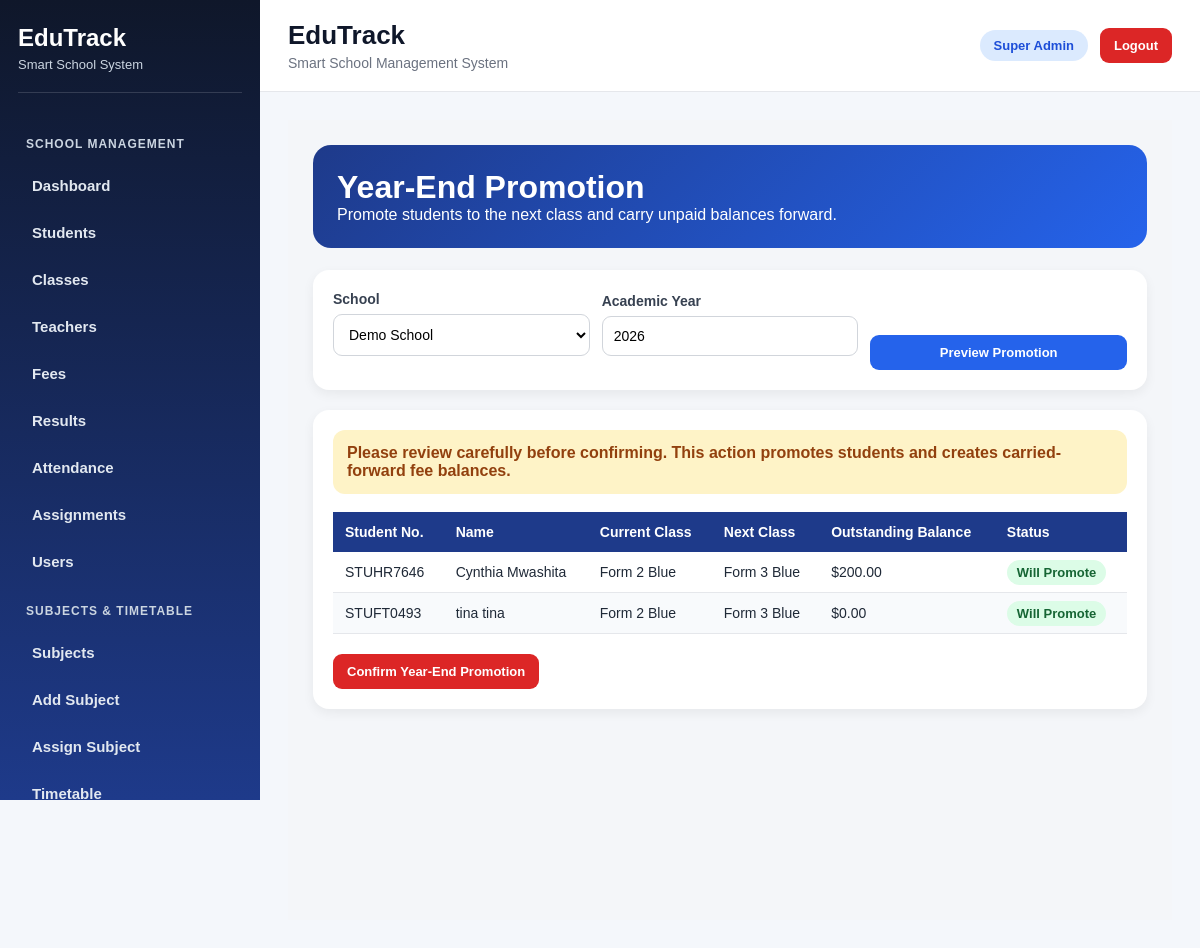
The app's page /year_end_promotion?school_id=1 (signed in) with its own data.
### tables this page shows
CREATE TABLE students (
            id INTEGER PRIMARY KEY AUTOINCREMENT,
            school_id INTEGER,
            student_number TEXT UNIQUE,
            first_name TEXT,
            last_name TEXT,
            birthday TEXT,
            gender TEXT,
            enrollment_date TEXT,
            leaving_year TEXT,
            class_name TEXT,
            boarding_status TEXT,
            home_address TEXT,
            mailing_address TEXT,
            student_phone TEXT,
            medical_info TEXT,
            emergency_contact TEXT,
            guardian1_name TEXT,
            guardian1_relationship TEXT,
            guardian1_phone TEXT,
            guardian1_whatsapp TEXT,
            guardian1_email TEXT,
            guardian2_name TEXT,
            guardian2_relationship TEXT,
            guardian2_phone TEXT,
            guardian2_whatsapp TEXT,
            guardian2_email TEXT,
            current_status TEXT
        );

### app.py (the view)
@app.route("/year_end_promotion", methods=["GET", "POST"])
@login_required
@roles_required("school_admin", "super_admin")
def year_end_promotion():
    school_id = session.get("school_id")
    role = session.get("role")
    schools = []
    selected_school_id = school_id
    if role == "super_admin":
        schools = fetch_all("SELECT * FROM schools ORDER BY school_name")
        selected_school_id = request.args.get("school_id") or request.form.get("school_id")
    academic_year = request.args.get("academic_year") or request.form.get("academic_year") or str(datetime.now().year)
    students = []
    already_done = False
    if selected_school_id:
        existing_batch = fetch_one("""
            SELECT *
            FROM promotion_batches
            WHERE school_id = ? AND academic_year = ?
        """, (selected_school_id, academic_year))
        already_done = existing_batch is not None
        student_rows = fetch_all("""
            SELECT
                s.id,
                s.student_number,
                s.first_name,
                s.last_name,
                s.class_name,
                s.current_status,
                COALESCE(SUM(f.balance), 0) AS outstanding_balance
            FROM students s
            LEFT JOIN fees f ON s.id = f.student_id
            WHERE s.school_id = ?
              AND COALESCE(s.current_status, 'Active') = 'Active'
            GROUP BY s.id, s.student_number, s.first_name, s.last_name, s.class_name, s.current_status
            ORDER BY s.class_name, s.first_name, s.last_name
        """, (selected_school_id,))
        for student in student_rows:
            next_class = get_next_class(student["class_name"])
            students.append({
                "id": student["id"],
                "student_number": student["student_number"],
                "first_name": student["first_name"],
                "last_name": student["last_name"],
                "current_class": student["class_name"],
                "next_class": next_class,
                "outstanding_balance": float(student["outstanding_balance"] or 0),
                "will_graduate": next_class == "Graduated"
            })
    return render_template(
        "year_end_promotion.html",
        schools=schools,
        selected_school_id=selected_school_id,
        academic_year=academic_year,
        students=students,
        already_done=already_done
    )

### app.py (called while the page is built, shortened)
def is_postgres():
    return os.environ.get("DATABASE_URL") is not None

def get_db():
    if is_postgres():
        return psycopg2.connect(
            os.environ.get("DATABASE_URL"),
            cursor_factory=RealDictCursor
        )
    conn = sqlite3.connect(DB_PATH)
    conn.row_factory = sqlite3.Row
    return conn

def convert_query(query: str) -> str:
    if is_postgres():
        return query.replace("?", "%s")
    return query

def fetch_one(query, params=()):
    conn = get_db()
    cursor = conn.cursor()
    cursor.execute(convert_query(query), params)
    row = cursor.fetchone()
    conn.close()
    return row

def fetch_all(query, params=()):
    conn = get_db()
    cursor = conn.cursor()
    cursor.execute(convert_query(query), params)
    rows = cursor.fetchall()
    conn.close()
    return rows

def login_required(f):
    @wraps(f)
    def wrapper(*args, **kwargs):
        if "user_id" not in session:
            flash("Please log in first.", "warning")
            return redirect(url_for("login"))
        school_id = session.get("school_id")
        role = session.get("role")
        return f(*args, **kwargs)
    return wrapper

def roles_required(*allowed_roles):
    def decorator(f):
        @wraps(f)
        def wrapper(*args, **kwargs):
            if "user_id" not in session:
                flash("Please log in first.", "warning")
                return redirect(url_for("login"))
            role = session.get("role")
            return f(*args, **kwargs)
        return wrapper
    return decorator

def get_next_class(class_name):
    promotion_map = {
        "Form 1 Grey": "Form 2 Grey",
        "Form 1 Blue": "Form 2 Blue",
        "Form 2 Grey": "Form 3 Grey",
        "Form 2 Blue": "Form 3 Blue",
        "Form 3 Grey": "Form 4 Grey",
        "Form 3 Blue": "Form 4 Blue",
        "Form 4 Grey": "Form 5",
        "Form 4 Blue": "Form 5",
        "Form 5": "Form 6",
        "Form 6": "Graduated"
    }
    return promotion_map.get(class_name, class_name)

### templates/year_end_promotion.html (shortened to what this page needs)
{% extends "base.html" %}
{% block content %}
<div class="promotion-page">
    <div class="promotion-header">
        <h1>Year-End Promotion</h1>
        <p>Promote students to the next class and carry unpaid balances forward.</p>
    </div>
    <div class="card">
        <form method="GET" action="{{ url_for('year_end_promotion') }}" class="filter-form">
            {% if session.get('role') == 'super_admin' %}
            <div>
                <label>School</label>
                <select name="school_id" required>
                    {% for school in schools %}
                        <option value="{{ school.id }}"
                            {% if selected_school_id|string == school.id|string %}selected{% endif %}>
                            {{ school.school_name }}
                        </option>
                    {% endfor %}
                </select>
            </div>
            {% endif %}
            <div>
                <label>Academic Year</label>
                <input type="text" name="academic_year" value="{{ academic_year }}" required>
            </div>
            <button type="submit" class="btn btn-primary">Preview Promotion</button>
        </form>
    </div>
    {% if students %}
    <div class="card">
        <div class="warning-box">
            Please review carefully before confirming. This action promotes students and creates carried-forward fee balances.
        </div>
        <table class="table">
            <thead>
                <tr>
                    <th>Student No.</th>
                    <th>Name</th>
                    <th>Current Class</th>
                    <th>Next Class</th>
                    <th>Outstanding Balance</th>
                    <th>Status</th>
                </tr>
            </thead>
            <tbody>
                {% for student in students %}
                <tr>
                    <td>{{ student.student_number or '-' }}</td>
                    <td>{{ student.first_name }} {{ student.last_name }}</td>
                    <td>{{ student.current_class }}</td>
                    <td>{{ student.next_class }}</td>
                    <td>${{ "%.2f"|format(student.outstanding_balance or 0) }}</td>
                    <td>
                        {% if student.will_graduate %}
                            <span class="badge badge-red">Will Graduate</span>
                        {% else %}
                            <span class="badge badge-green">Will Promote</span>
                        {% endif %}
                    </td>
                </tr>
                {% endfor %}
            </tbody>
        </table>
        {% if not already_done %}
        <form method="POST"
              action="{{ url_for('run_year_end_promotion') }}"
              onsubmit="return confirm('Are you sure? This will promote students and carry balances forward.');"
              style="margin-top:20px;">
            <button type="submit" class="btn btn-danger">
                Confirm Year-End Promotion
            </button>
        </form>
        {% endif %}
    </div>
    {% else %}
        <div class="card">
            No students found for promotion preview.
        </div>
    {% endif %}
</div>
{% endblock %}

### templates/base.html (shortened to what this page needs)
<!DOCTYPE html>
<html lang="en">
<head>
    <link rel="stylesheet" href="{{ url_for('static', filename='style.css') }}">
</head>
<body>
<div class="main-layout">
    {% if session.get('user_id') %}
    <aside class="sidebar">
        <div class="sidebar-brand">
            <h2>EduTrack</h2>
            <p>Smart School System</p>
        </div>
        <nav class="sidebar-menu">
            {% set role = session.get('role') %}
            {% if role in ['super_admin', 'school_admin', 'director', 'admin'] %}
                <div class="menu-section-title">School Management</div>
                <a href="{{ url_for('dashboard') }}" class="nav-link">Dashboard</a>
                <a href="{{ url_for('students') }}" class="nav-link">Students</a>
                <a href="{{ url_for('classes') }}" class="nav-link">Classes</a>
                <a href="{{ url_for('teachers') }}" class="nav-link">Teachers</a>
                <a href="{{ url_for('fees') }}" class="nav-link">Fees</a>
                <a href="{{ url_for('results') }}" class="nav-link">Results</a>
                <a href="{{ url_for('attendance') }}" class="nav-link">Attendance</a>
                <a href="{{ url_for('assignments') }}" class="nav-link">Assignments</a>
                <a href="{{ url_for('users') }}" class="nav-link">Users</a>
                <div class="menu-section-title">Subjects & Timetable</div>
                <a href="{{ url_for('subjects') }}" class="nav-link">Subjects</a>
                <a href="{{ url_for('add_subject') }}" class="nav-link">Add Subject</a>
                <a href="{{ url_for('assign_teacher') }}" class="nav-link">Assign Subject</a>
                <a href="{{ url_for('timetable') }}" class="nav-link">Timetable</a>
            {% endif %}
        </nav>
    </aside>
    {% endif %}
    <div class="content-area">
        {% if session.get('user_id') %}
        <header class="topbar">
            <div>
                <h1 class="topbar-title">EduTrack</h1>
                <p class="topbar-subtitle">Smart School Management System</p>
            </div>
            <div class="topbar-actions">
                <span class="role-badge">
                    {{ session.get('role', 'user')|replace('_', ' ')|title }}
                </span>
                <a href="{{ url_for('logout') }}" class="btn btn-danger">Logout</a>
            </div>
        </header>
        {% endif %}
        <main class="page-content">
            {% block content %}{% endblock %}
        </main>
    </div>
</div>
</body>
</html>

### static/style.css (style rules this page uses)
* { margin: 0; padding: 0; box-sizing: border-box; }
body { font-family: Arial, sans-serif; background: #f4f7fb; color: #1f2937; }
a { text-decoration: none; }
.main-layout { display: flex; min-height: 100vh; }
.sidebar { width: 260px; background: linear-gradient(180deg, #0f172a, #1e3a8a); color: white; padding: 24px 18px; position: sticky; top: 0; height: 100vh; overflow-y: auto; overflow-x: hidden; scrollbar-width: thin; }
.sidebar-brand { margin-bottom: 30px; padding-bottom: 20px; border-bottom: 1px solid rgba(255,255,255,0.15); }
.sidebar-brand h2 { font-size: 24px; margin-bottom: 5px; }
.sidebar-brand p { font-size: 13px; color: #cbd5e1; }
.sidebar-menu { display: flex; flex-direction: column; gap: 10px; padding-bottom: 30px; }
.nav-link { display: block; padding: 10px 14px; border-radius: 10px; color: #e2e8f0; font-weight: 600; transition: 0.2s ease; font-size: 15px; }
.content-area { flex: 1; display: flex; flex-direction: column; }
.topbar { background: white; padding: 20px 28px; border-bottom: 1px solid #e5e7eb; display: flex; align-items: center; justify-content: space-between; gap: 15px; flex-wrap: wrap; }
.topbar-title { font-size: 26px; color: #0f172a; margin-bottom: 4px; }
.topbar-subtitle { color: #6b7280; font-size: 14px; }
.topbar-actions { display: flex; align-items: center; gap: 12px; }
.role-badge { background: #dbeafe; color: #1d4ed8; padding: 8px 14px; border-radius: 999px; font-size: 13px; font-weight: 700; }
.page-content { padding: 28px; }
.btn { display: inline-block; border: none; padding: 10px 16px; border-radius: 10px; font-weight: 700; cursor: pointer; transition: 0.2s ease; }
.btn-danger { background: #dc2626; color: white; }
.card, .form-card, .table-card { background: white; border-radius: 16px; padding: 22px; box-shadow: 0 8px 24px rgba(15, 23, 42, 0.08); margin-bottom: 22px; }
table { width: 100%; border-collapse: collapse; background: white; }
table th { background: #eff6ff; color: #1e3a8a; text-align: left; padding: 14px; font-size: 14px; }
table td { padding: 14px; border-bottom: 1px solid #e5e7eb; font-size: 14px; }
input, select, textarea { width: 100%; padding: 12px 14px; border: 1px solid #d1d5db; border-radius: 10px; font-size: 14px; background: white; margin-top: 6px; margin-bottom: 14px; }
label { font-weight: 700; color: #374151; font-size: 14px; }
.btn-primary { background: #2563eb; color: white; }
table th { background: #1e3a8a; color: white; font-weight: 600; }
table tr:nth-child(even) { background: #f8fafc; }
.btn { border-radius: 10px; font-weight: 600; transition: 0.2s ease; }
.menu-section-title { font-size: 12px; text-transform: uppercase; letter-spacing: 1px; color: #cbd5e1; margin: 14px 8px 6px; font-weight: 700; }
.btn { padding: 6px 12px; border-radius: 6px; font-size: 13px; text-decoration: none; border: none; cursor: pointer; }
.btn-danger { background: #fee2e2; color: #991b1b; }
.badge { padding: 4px 10px; border-radius: 999px; font-size: 12px; font-weight: 600; }

### templates/year_end_promotion.html (style rules this page uses)
.promotion-page { padding: 25px; background: #f4f6f9; min-height: 100vh; }
.promotion-header { background: linear-gradient(135deg, #1e3a8a, #2563eb); color: white; padding: 24px; border-radius: 18px; margin-bottom: 22px; }
.card { background: white; padding: 20px; border-radius: 16px; box-shadow: 0 4px 12px rgba(0,0,0,0.06); margin-bottom: 20px; }
.filter-form { display: grid; grid-template-columns: repeat(3, 1fr); gap: 12px; align-items: end; }
input, select { padding: 11px; border: 1px solid #d1d5db; border-radius: 9px; width: 100%; }
.btn { padding: 10px 14px; border-radius: 9px; border: none; text-decoration: none; font-weight: 700; cursor: pointer; }
.btn-primary { background: #2563eb; color: white; }
.btn-danger { background: #dc2626; color: white; }
.warning-box { background: #fef3c7; color: #92400e; padding: 14px; border-radius: 12px; margin-bottom: 18px; font-weight: 600; }
.table { width: 100%; border-collapse: collapse; }
.table th { background: #1e3a8a; color: white; padding: 12px; text-align: left; }
.table td { padding: 12px; border-bottom: 1px solid #e5e7eb; }
.badge { padding: 5px 10px; border-radius: 20px; font-weight: 700; font-size: 13px; }
.badge-green { background: #dcfce7; color: #166534; }

### records on screen
students: student_number "STUHR7646", first_name "Cynthia", last_name "Mwashita", current_class "Form 2 Blue", next_class "Form 3 Blue", outstanding_balance "200.00"
students: student_number "STUFT0493", first_name "tina", last_name "tina", current_class "Form 2 Blue", next_class "Form 3 Blue", outstanding_balance "0.00"

### other values on screen
{{ session.get('role', 'user')|replace('_', ' ')|title }} "Super Admin"
form field school_id "Demo School"
